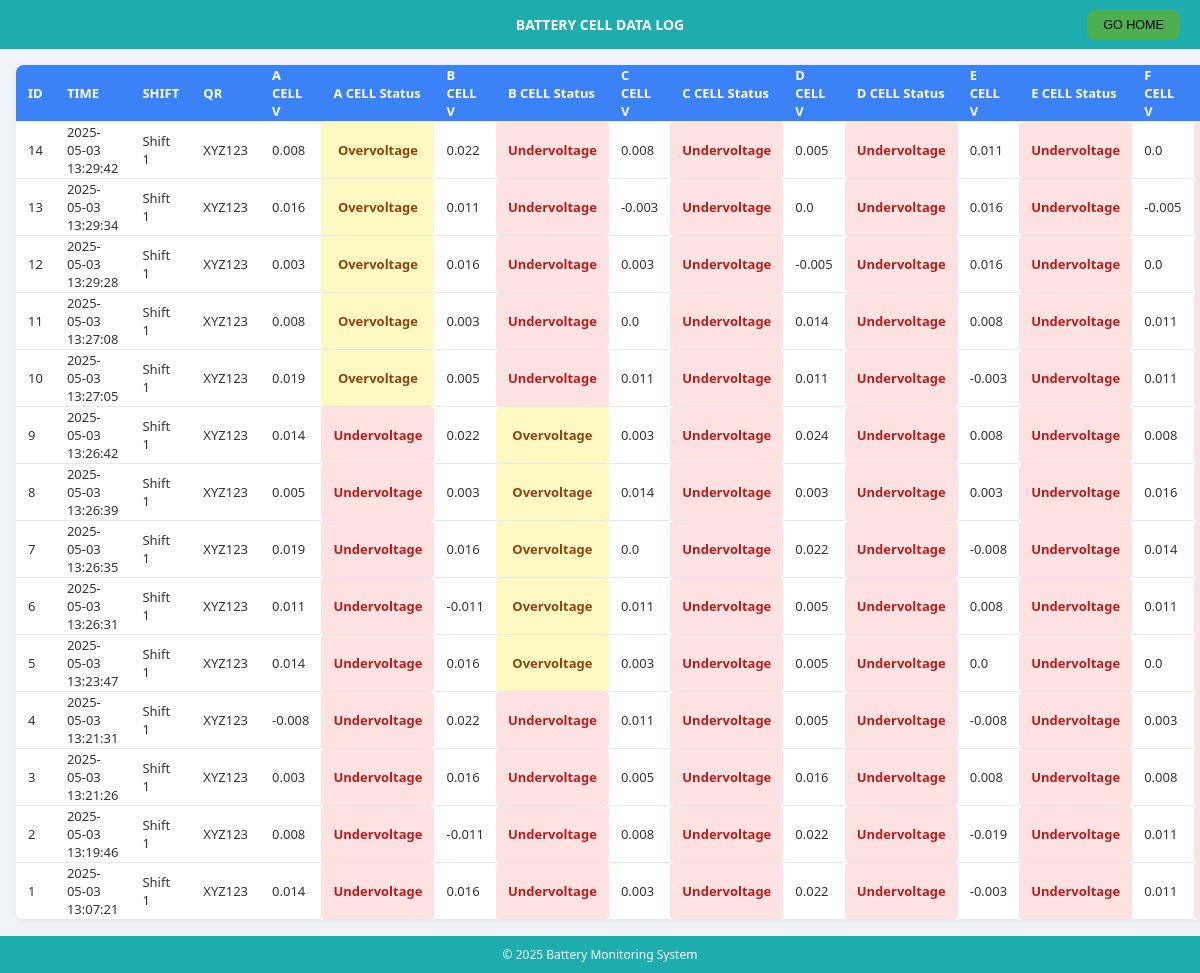
The page /view-data on the database its author committed.
### tables this page shows
CREATE TABLE battery_log (
            id INTEGER PRIMARY KEY AUTOINCREMENT,
            timestamp TEXT,
            shift TEXT,
            qr_code TEXT,
            A_CELL_voltage REAL, A_CELL_status TEXT, B_CELL_voltage REAL, B_CELL_status TEXT, C_CELL_voltage REAL, C_CELL_status TEXT, D_CELL_voltage REAL, D_CELL_status TEXT, E_CELL_voltage REAL, E_CELL_status TEXT, F_CELL_voltage REAL, F_CELL_status TEXT, G_CELL_voltage REAL, G_CELL_status TEXT, H_CELL_voltage REAL, H_CELL_status TEXT, I_CELL_voltage REAL, I_CELL_status TEXT, J_CELL_voltage REAL, J_CELL_status TEXT, K_CELL_voltage REAL, K_CELL_status TEXT, L_CELL_voltage REAL, L_CELL_status TEXT, M_CELL_voltage REAL, M_CELL_status TEXT, N_CELL_voltage REAL, N_CELL_status TEXT, O_CELL_voltage REAL, O_CELL_status TEXT, P_CELL_voltage REAL, P_CELL_status TEXT
        );

### app.py (the view)
@app.route('/view-data')
def view_data():
    conn = sqlite3.connect(DB_FILE)
    conn.row_factory = sqlite3.Row
    c = conn.cursor()
    c.execute("SELECT * FROM battery_log ORDER BY timestamp DESC LIMIT 100")
    records = c.fetchall()
    conn.close()
    return render_template('data_view.html', records=records, cells=expected_cells)

### templates/data_view.html (shortened to what this page needs)
<!DOCTYPE html>
<html lang="en">
<head>
</head>
<body>
  <header>Battery Cell Data Log</header>
  <main>
    <table>
      <button id="databasePageBtn" onclick="window.location.href='http://127.0.0.1:5001'">GO HOME</button>
      <thead>
        <tr>
          <th>ID</th>
          <th>TIME</th>
          <th>SHIFT</th>
          <th>QR</th>
          {% for cell in cells %}
            <th>{{ cell }} V</th>
            <th>{{ cell }} Status</th>
          {% endfor %}
        </tr>
      </thead>
      <tbody>
        {% for row in records %}
        <tr>
          <td>{{ row['id'] }}</td>
          <td>{{ row['timestamp'] }}</td>
          <td>{{ row['shift'] }}</td>
          <td>{{ row['qr_code'] }}</td>
          {% for cell in cells %}
            {% set cell_key = cell.replace(' ', '_') %}
            <td>{{ row[cell_key + '_voltage'] }}</td>
            {% set status = row[cell_key + '_status'] | lower %}
            <td class="status-{{ 'ok' if 'ok' in status else 'under' if 'under' in status else 'over' if 'over' in status else '' }}">
            {{ row[cell_key + '_status'] }}
            </td>
          {% endfor %}
        </tr>
        {% endfor %}
      </tbody>
    </table>
  </main>
  <footer>© 2025 Battery Monitoring System</footer>
</body>
</html>

### templates/data_view.html (style rules this page uses)
* { box-sizing: border-box; }
html, body { margin: 0; padding: 0; height: 100%; font-family: "Segoe UI", sans-serif; font-size: 14px; background: #f0f4f8; color: #333; }
body { display: flex; flex-direction: column; }
header { position: relative; width: 100%; background-color: rgb(30, 173, 175); color: white; text-align: center; padding: 15px; text-transform: uppercase; font-weight: bold; }
#databasePageBtn { position: absolute; top: 10px; right: 20px; background-color: #4CAF50; padding: 8px 16px; font-size: 0.9rem; border: none; border-radius: 8px; cursor: pointer; }
main { flex: 1; padding: 16px; overflow-x: auto; }
table { width: 100%; border-collapse: separate; border-spacing: 0; background: #fff; border-radius: 8px; overflow: hidden; box-shadow: 0 2px 8px rgba(0,0,0,0.05); }
thead { background-color: #3b82f6; color: white; }
th, td { padding: 1px 12px; text-align: left; border-bottom: 1px solid #e5e7eb; }
th { font-weight: 600; font-size: 13px; }
td { font-size: 13px; }
.status-under { background-color: #fee2e2; color: #b91c1c; font-weight: bold; text-align: center; border-radius: 4px; }
.status-over { background-color: #fef9c3; color: #92400e; font-weight: bold; text-align: center; border-radius: 4px; }
footer { background-color: rgb(30, 173, 175); color: #fff; text-align: center; padding: 10px; font-size: 12px; }

### rows shown on the page
battery_log: id "14", timestamp "2025-05-03 13:29:42", shift "Shift 1", qr_code "XYZ123", A_CELL_voltage "0.008" "0.022" "0.008" "0.005" "0.011" "0.0", A_CELL_status "Overvoltage" "Undervoltage" "Undervoltage" "Undervoltage" "Undervoltage"
battery_log: id "13", timestamp "2025-05-03 13:29:34", shift "Shift 1", qr_code "XYZ123", A_CELL_voltage "0.016" "0.011" "-0.003" "0.0" "0.016" "-0.005", A_CELL_status "Overvoltage" "Undervoltage" "Undervoltage" "Undervoltage" "Undervoltage"
battery_log: id "12", timestamp "2025-05-03 13:29:28", shift "Shift 1", qr_code "XYZ123", A_CELL_voltage "0.003" "0.016" "0.003" "-0.005" "0.016" "0.0", A_CELL_status "Overvoltage" "Undervoltage" "Undervoltage" "Undervoltage" "Undervoltage"
battery_log: id "11", timestamp "2025-05-03 13:27:08", shift "Shift 1", qr_code "XYZ123", A_CELL_voltage "0.008" "0.003" "0.0" "0.014" "0.008" "0.011", A_CELL_status "Overvoltage" "Undervoltage" "Undervoltage" "Undervoltage" "Undervoltage"
battery_log: id "10", timestamp "2025-05-03 13:27:05", shift "Shift 1", qr_code "XYZ123", A_CELL_voltage "0.019" "0.005" "0.011" "0.011" "-0.003" "0.011", A_CELL_status "Overvoltage" "Undervoltage" "Undervoltage" "Undervoltage" "Undervoltage"
battery_log: id "9", timestamp "2025-05-03 13:26:42", shift "Shift 1", qr_code "XYZ123", A_CELL_voltage "0.014" "0.022" "0.003" "0.024" "0.008" "0.008", A_CELL_status "Undervoltage" "Overvoltage" "Undervoltage" "Undervoltage" "Undervoltage"
battery_log: id "8", timestamp "2025-05-03 13:26:39", shift "Shift 1", qr_code "XYZ123", A_CELL_voltage "0.005" "0.003" "0.014" "0.003" "0.003" "0.016", A_CELL_status "Undervoltage" "Overvoltage" "Undervoltage" "Undervoltage" "Undervoltage"
battery_log: id "7", timestamp "2025-05-03 13:26:35", shift "Shift 1", qr_code "XYZ123", A_CELL_voltage "0.019" "0.016" "0.0" "0.022" "-0.008" "0.014", A_CELL_status "Undervoltage" "Overvoltage" "Undervoltage" "Undervoltage" "Undervoltage"
battery_log: id "6", timestamp "2025-05-03 13:26:31", shift "Shift 1", qr_code "XYZ123", A_CELL_voltage "0.011" "-0.011" "0.011" "0.005" "0.008" "0.011", A_CELL_status "Undervoltage" "Overvoltage" "Undervoltage" "Undervoltage" "Undervoltage"
battery_log: id "5", timestamp "2025-05-03 13:23:47", shift "Shift 1", qr_code "XYZ123", A_CELL_voltage "0.014" "0.016" "0.003" "0.005" "0.0" "0.0", A_CELL_status "Undervoltage" "Overvoltage" "Undervoltage" "Undervoltage" "Undervoltage"
battery_log: id "4", timestamp "2025-05-03 13:21:31", shift "Shift 1", qr_code "XYZ123", A_CELL_voltage "-0.008" "0.022" "0.011" "0.005" "-0.008" "0.003", A_CELL_status "Undervoltage" "Undervoltage" "Undervoltage" "Undervoltage" "Undervoltage"
battery_log: id "3", timestamp "2025-05-03 13:21:26", shift "Shift 1", qr_code "XYZ123", A_CELL_voltage "0.003" "0.016" "0.005" "0.016" "0.008" "0.008", A_CELL_status "Undervoltage" "Undervoltage" "Undervoltage" "Undervoltage" "Undervoltage"
battery_log: id "2", timestamp "2025-05-03 13:19:46", shift "Shift 1", qr_code "XYZ123", A_CELL_voltage "0.008" "-0.011" "0.008" "0.022" "-0.019" "0.011", A_CELL_status "Undervoltage" "Undervoltage" "Undervoltage" "Undervoltage" "Undervoltage"
battery_log: id "1", timestamp "2025-05-03 13:07:21", shift "Shift 1", qr_code "XYZ123", A_CELL_voltage "0.014" "0.016" "0.003" "0.022" "-0.003" "0.011", A_CELL_status "Undervoltage" "Undervoltage" "Undervoltage" "Undervoltage" "Undervoltage"

### other values the page prints
{{ cell }} "A CELL" "B CELL" "C CELL" "D CELL" "E CELL" "F CELL"
{{ cell }} "A CELL" "B CELL" "C CELL" "D CELL" "E CELL"
